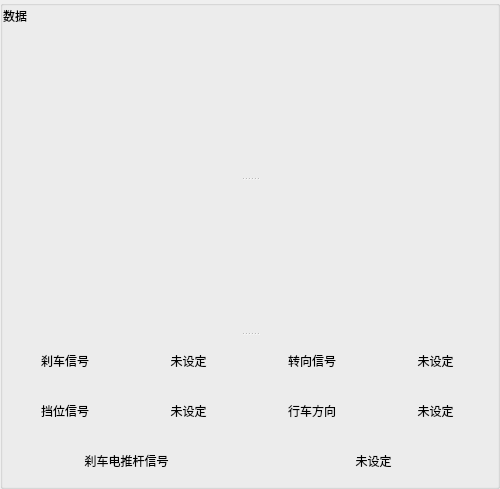
        <widget class="QGroupBox" name="groupBox_3">
         <property name="sizePolicy">
          <sizepolicy hsizetype="Preferred" vsizetype="Preferred">
           <horstretch>5</horstretch>
           <verstretch>0</verstretch>
          </sizepolicy>
         </property>
         <property name="minimumSize">
          <size>
           <width>500</width>
           <height>0</height>
          </size>
         </property>
         <property name="maximumSize">
          <size>
           <width>16777215</width>
           <height>16777215</height>
          </size>
         </property>
         <property name="title">
          <string/>
         </property>
         <property name="flat">
          <bool>false</bool>
         </property>
         <layout class="QVBoxLayout" name="verticalLayout_7">
          <property name="spacing">
           <number>0</number>
          </property>
          <property name="leftMargin">
           <number>0</number>
          </property>
          <property name="topMargin">
           <number>0</number>
          </property>
          <property name="rightMargin">
           <number>0</number>
          </property>
          <property name="bottomMargin">
           <number>0</number>
          </property>
          <item>
           <widget class="QLabel" name="deviceDataLabel">
            <property name="minimumSize">
             <size>
              <width>0</width>
              <height>20</height>
             </size>
            </property>
            <property name="maximumSize">
             <size>
              <width>16777215</width>
              <height>20</height>
             </size>
            </property>
            <property name="text">
             <string>数据</string>
            </property>
           </widget>
          </item>
          <item>
           <widget class="QSplitter" name="splitter_4">
            <property name="orientation">
             <enum>Qt::Vertical</enum>
            </property>
            <property name="opaqueResize">
             <bool>false</bool>
            </property>
            <property name="handleWidth">
             <number>5</number>
            </property>
            <property name="childrenCollapsible">
             <bool>true</bool>
            </property>
            <widget class="QWidget" name="widget" native="true">
             <property name="sizePolicy">
              <sizepolicy hsizetype="Preferred" vsizetype="Preferred">
               <horstretch>0</horstretch>
               <verstretch>5</verstretch>
              </sizepolicy>
             </property>
             <property name="minimumSize">
              <size>
               <width>0</width>
               <height>150</height>
              </size>
             </property>
             <layout class="QHBoxLayout" name="horizontalLayout_3">
              <property name="spacing">
               <number>0</number>
              </property>
              <property name="leftMargin">
               <number>0</number>
              </property>
              <property name="topMargin">
               <number>0</number>
              </property>
              <property name="rightMargin">
               <number>0</number>
              </property>
              <property name="bottomMargin">
               <number>0</number>
              </property>
              <item>
               <widget class="CLeftWheelSpeedView" name="leftWheelSpeedView"/>
              </item>
              <item>
               <widget class="CRightWheelSpeedView" name="rightWheelSpeedView"/>
              </item>
             </layout>
            </widget>
            <widget class="QWidget" name="widget_2" native="true">
             <property name="sizePolicy">
              <sizepolicy hsizetype="Preferred" vsizetype="Preferred">
               <horstretch>0</horstretch>
               <verstretch>5</verstretch>
              </sizepolicy>
             </property>
             <property name="minimumSize">
              <size>
               <width>0</width>
               <height>150</height>
              </size>
             </property>
             <layout class="QHBoxLayout" name="horizontalLayout_4">
              <property name="spacing">
               <number>0</number>
              </property>
              <property name="leftMargin">
               <number>0</number>
              </property>
              <property name="topMargin">
               <number>0</number>
              </property>
              <property name="rightMargin">
               <number>0</number>
              </property>
              <property name="bottomMargin">
               <number>0</number>
              </property>
              <item>
               <widget class="CSteeringValueView" name="steeringValueView"/>
              </item>
              <item>
               <widget class="CSpeedSignalView" name="speedSignalView"/>
              </item>
             </layout>
            </widget>
            <widget class="QWidget" name="widget_3" native="true">
             <property name="minimumSize">
              <size>
               <width>0</width>
               <height>150</height>
              </size>
             </property>
             <layout class="QVBoxLayout" name="verticalLayout_8">
              <property name="spacing">
               <number>0</number>
              </property>
              <property name="leftMargin">
               <number>0</number>
              </property>
              <property name="topMargin">
               <number>0</number>
              </property>
              <property name="rightMargin">
               <number>0</number>
              </property>
              <property name="bottomMargin">
               <number>0</number>
              </property>
              <item>
               <widget class="QWidget" name="widget_4" native="true">
                <layout class="QHBoxLayout" name="horizontalLayout_5">
                 <property name="spacing">
                  <number>0</number>
                 </property>
                 <property name="leftMargin">
                  <number>0</number>
                 </property>
                 <property name="topMargin">
                  <number>0</number>
                 </property>
                 <property name="rightMargin">
                  <number>0</number>
                 </property>
                 <property name="bottomMargin">
                  <number>0</number>
                 </property>
                 <item>
                  <widget class="QWidget" name="widget_7" native="true">
                   <layout class="QHBoxLayout" name="horizontalLayout_6">
                    <property name="spacing">
                     <number>0</number>
                    </property>
                    <property name="leftMargin">
                     <number>0</number>
                    </property>
                    <property name="topMargin">
                     <number>0</number>
                    </property>
                    <property name="rightMargin">
                     <number>0</number>
                    </property>
                    <property name="bottomMargin">
                     <number>0</number>
                    </property>
                    <item>
                     <widget class="QLabel" name="brakeSignal">
                      <property name="layoutDirection">
                       <enum>Qt::LeftToRight</enum>
                      </property>
                      <property name="styleSheet">
                       <string notr="true"/>
                      </property>
                      <property name="text">
                       <string>刹车信号</string>
                      </property>
                      <property name="textFormat">
                       <enum>Qt::MarkdownText</enum>
                      </property>
                      <property name="scaledContents">
                       <bool>true</bool>
                      </property>
                      <property name="alignment">
                       <set>Qt::AlignCenter</set>
                      </property>
                      <property name="wordWrap">
                       <bool>true</bool>
                      </property>
                     </widget>
                    </item>
                    <item>
                     <widget class="QLabel" name="brakeValue">
                      <property name="layoutDirection">
                       <enum>Qt::LeftToRight</enum>
                      </property>
                      <property name="styleSheet">
                       <string notr="true"/>
                      </property>
                      <property name="text">
                       <string>未设定</string>
                      </property>
                      <property name="textFormat">
                       <enum>Qt::MarkdownText</enum>
                      </property>
                      <property name="scaledContents">
                       <bool>true</bool>
                      </property>
                      <property name="alignment">
                       <set>Qt::AlignCenter</set>
                      </property>
                      <property name="wordWrap">
                       <bool>true</bool>
                      </property>
                     </widget>
                    </item>
                   </layout>
                  </widget>
                 </item>
                 <item>
                  <widget class="QWidget" name="widget_8" native="true">
                   <layout class="QHBoxLayout" name="horizontalLayout_7">
                    <property name="spacing">
                     <number>0</number>
                    </property>
                    <property name="leftMargin">
                     <number>0</number>
                    </property>
                    <property name="topMargin">
                     <number>0</number>
                    </property>
                    <property name="rightMargin">
                     <number>0</number>
                    </property>
                    <property name="bottomMargin">
                     <number>0</number>
                    </property>
                    <item>
                     <widget class="QLabel" name="turnSignal">
                      <property name="layoutDirection">
                       <enum>Qt::LeftToRight</enum>
                      </property>
                      <property name="styleSheet">
                       <string notr="true"/>
                      </property>
                      <property name="text">
                       <string>转向信号</string>
                      </property>
                      <property name="textFormat">
                       <enum>Qt::MarkdownText</enum>
                      </property>
                      <property name="scaledContents">
                       <bool>true</bool>
                      </property>
                      <property name="alignment">
                       <set>Qt::AlignCenter</set>
                      </property>
                      <property name="wordWrap">
                       <bool>true</bool>
                      </property>
                     </widget>
                    </item>
                    <item>
                     <widget class="QLabel" name="turnValue">
                      <property name="layoutDirection">
                       <enum>Qt::LeftToRight</enum>
                      </property>
                      <property name="styleSheet">
                       <string notr="true"/>
                      </property>
                      <property name="text">
                       <string>未设定</string>
                      </property>
                      <property name="textFormat">
                       <enum>Qt::MarkdownText</enum>
                      </property>
                      <property name="scaledContents">
                       <bool>true</bool>
                      </property>
                      <property name="alignment">
                       <set>Qt::AlignCenter</set>
                      </property>
                      <property name="wordWrap">
                       <bool>true</bool>
                      </property>
                     </widget>
                    </item>
                   </layout>
                  </widget>
                 </item>
                </layout>
               </widget>
              </item>
              <item>
               <widget class="QWidget" name="widget_5" native="true">
                <layout class="QHBoxLayout" name="horizontalLayout_8">
                 <property name="spacing">
                  <number>0</number>
                 </property>
                 <property name="leftMargin">
                  <number>0</number>
                 </property>
                 <property name="topMargin">
                  <number>0</number>
                 </property>
                 <property name="rightMargin">
                  <number>0</number>
                 </property>
                 <property name="bottomMargin">
                  <number>0</number>
                 </property>
                 <item>
                  <widget class="QWidget" name="widget_9" native="true">
                   <layout class="QHBoxLayout" name="horizontalLayout_9">
                    <property name="spacing">
                     <number>0</number>
                    </property>
                    <property name="leftMargin">
                     <number>0</number>
                    </property>
                    <property name="topMargin">
                     <number>0</number>
                    </property>
                    <property name="rightMargin">
                     <number>0</number>
                    </property>
                    <property name="bottomMargin">
                     <number>0</number>
                    </property>
                    <item>
                     <widget class="QLabel" name="gearSignal">
                      <property name="layoutDirection">
                       <enum>Qt::LeftToRight</enum>
                      </property>
                      <property name="styleSheet">
                       <string notr="true"/>
                      </property>
                      <property name="text">
                       <string>挡位信号</string>
                      </property>
                      <property name="textFormat">
                       <enum>Qt::MarkdownText</enum>
                      </property>
                      <property name="scaledContents">
                       <bool>true</bool>
                      </property>
                      <property name="alignment">
                       <set>Qt::AlignCenter</set>
                      </property>
                      <property name="wordWrap">
                       <bool>true</bool>
                      </property>
                     </widget>
                    </item>
                    <item>
                     <widget class="QLabel" name="gearValue">
                      <property name="layoutDirection">
                       <enum>Qt::LeftToRight</enum>
                      </property>
                      <property name="styleSheet">
                       <string notr="true"/>
                      </property>
                      <property name="text">
                       <string>未设定</string>
                      </property>
                      <property name="textFormat">
                       <enum>Qt::MarkdownText</enum>
                      </property>
                      <property name="scaledContents">
                       <bool>true</bool>
                      </property>
                      <property name="alignment">
                       <set>Qt::AlignCenter</set>
                      </property>
                      <property name="wordWrap">
                       <bool>true</bool>
                      </property>
                     </widget>
                    </item>
                   </layout>
                  </widget>
                 </item>
                 <item>
                  <widget class="QWidget" name="widget_10" native="true">
                   <layout class="QHBoxLayout" name="horizontalLayout_10">
                    <property name="spacing">
                     <number>0</number>
                    </property>
                    <property name="leftMargin">
                     <number>0</number>
                    </property>
                    <property name="topMargin">
                     <number>0</number>
                    </property>
                    <property name="rightMargin">
                     <number>0</number>
                    </property>
                    <property name="bottomMargin">
                     <number>0</number>
                    </property>
                    <item>
                     <widget class="QLabel" name="directionSignal">
                      <property name="layoutDirection">
                       <enum>Qt::LeftToRight</enum>
                      </property>
                      <property name="styleSheet">
                       <string notr="true"/>
                      </property>
                      <property name="text">
                       <string>行车方向</string>
                      </property>
                      <property name="textFormat">
                       <enum>Qt::MarkdownText</enum>
                      </property>
                      <property name="scaledContents">
                       <bool>true</bool>
                      </property>
                      <property name="alignment">
                       <set>Qt::AlignCenter</set>
                      </property>
                      <property name="wordWrap">
                       <bool>true</bool>
                      </property>
                     </widget>
                    </item>
                    <item>
                     <widget class="QLabel" name="directionValue">
                      <property name="layoutDirection">
                       <enum>Qt::LeftToRight</enum>
                      </property>
                      <property name="styleSheet">
                       <string notr="true"/>
                      </property>
                      <property name="text">
                       <string>未设定</string>
                      </property>
                      <property name="textFormat">
                       <enum>Qt::MarkdownText</enum>
                      </property>
                      <property name="scaledContents">
                       <bool>true</bool>
                      </property>
                      <property name="alignment">
                       <set>Qt::AlignCenter</set>
                      </property>
                      <property name="wordWrap">
                       <bool>true</bool>
                      </property>
                     </widget>
                    </item>
                   </layout>
                  </widget>
                 </item>
                </layout>
               </widget>
              </item>
              <item>
               <widget class="QWidget" name="widget_6" native="true">
                <layout class="QHBoxLayout" name="horizontalLayout_11">
                 <property name="spacing">
                  <number>0</number>
                 </property>
                 <property name="leftMargin">
                  <number>0</number>
                 </property>
                 <property name="topMargin">
                  <number>0</number>
                 </property>
                 <property name="rightMargin">
                  <number>0</number>
                 </property>
                 <property name="bottomMargin">
                  <number>0</number>
                 </property>
                 <item>
                  <widget class="QLabel" name="brakeElectricSignal">
                   <property name="layoutDirection">
                    <enum>Qt::LeftToRight</enum>
                   </property>
                   <property name="styleSheet">
                    <string notr="true"/>
                   </property>
                   <property name="text">
                    <string>刹车电推杆信号</string>
                   </property>
                   <property name="textFormat">
                    <enum>Qt::MarkdownText</enum>
                   </property>
                   <property name="scaledContents">
                    <bool>true</bool>
                   </property>
                   <property name="alignment">
                    <set>Qt::AlignCenter</set>
                   </property>
                   <property name="wordWrap">
                    <bool>true</bool>
                   </property>
                  </widget>
                 </item>
                 <item>
                  <widget class="QLabel" name="brakeElectricValue">
                   <property name="layoutDirection">
                    <enum>Qt::LeftToRight</enum>
                   </property>
                   <property name="styleSheet">
                    <string notr="true"/>
                   </property>
                   <property name="text">
                    <string>未设定</string>
                   </property>
                   <property name="textFormat">
                    <enum>Qt::MarkdownText</enum>
                   </property>
                   <property name="scaledContents">
                    <bool>true</bool>
                   </property>
                   <property name="alignment">
                    <set>Qt::AlignCenter</set>
                   </property>
                   <property name="wordWrap">
                    <bool>true</bool>
                   </property>
                  </widget>
                 </item>
                </layout>
               </widget>
              </item>
             </layout>
            </widget>
           </widget>
          </item>
         </layout>
        </widget>
